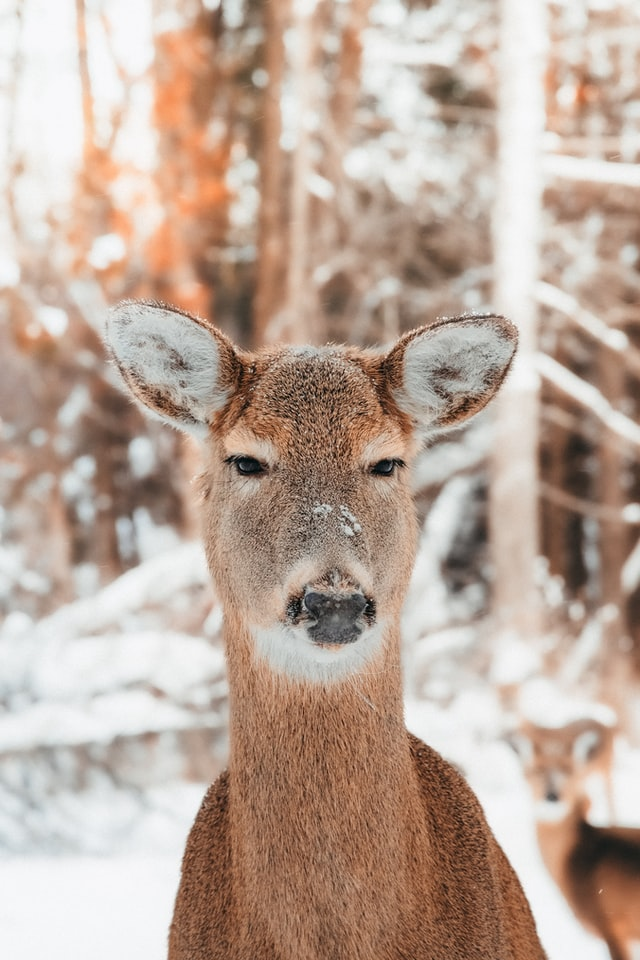
#> input picture img/rusa.jpg, 640 x 960 px
$ python 5_Threshold.py
#> lines starting #> are read from the running program, lines starting #| are printed output that depends on the picture
# /**
#  * @author Moh. Iqbal Fatchurozi
#  * @email mohiqbalf5@gmail.com
#  * @create date 2022-02-11 09:45:47
#  * @modify date 2022-02-11 09:45:47
#  * @desc [treshold. Hilangkan komen untuk menjalankan program]
#  */

import cv2 as cv

# Membaca gambar
img = cv.imread('../img/rusa.jpg')
#> img is the input picture: shape (960, 640, 3); mean B, G, R 155.6, 168.7, 188.8

# Mengubah menjadi keabu-abuan
gray = cv.cvtColor(img, cv.COLOR_BGR2GRAY)
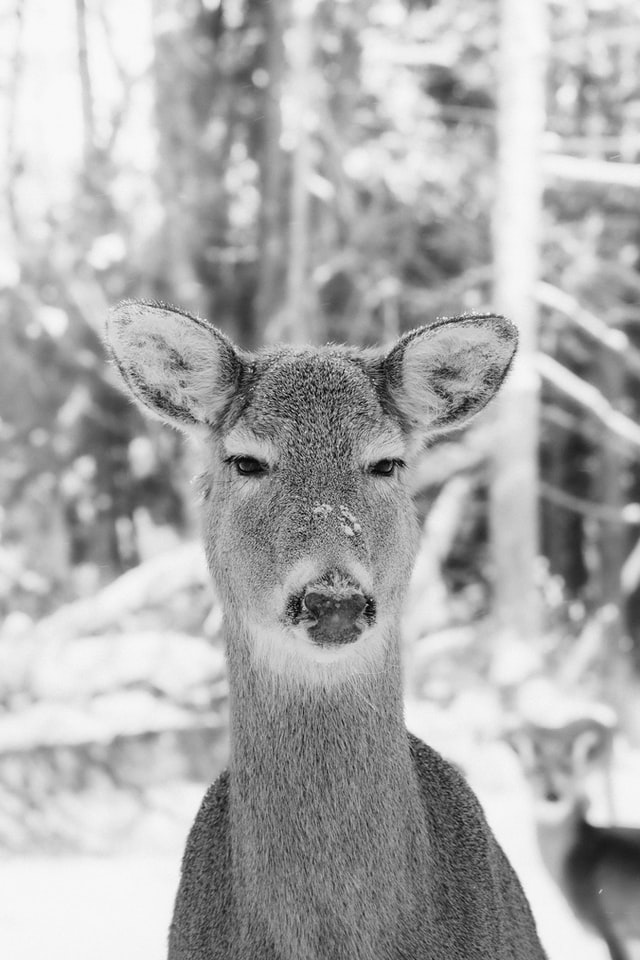
#> gray: shape (960, 640); min 0, max 254, mean 173.2


# [13 lines of commented-out code are left out]
k = cv.waitKey(0)
#> (key Esc is pressed here)
# kondisi ketika q di keyboard dipencet
if k == 'q':
    cv.destroyAllWindows()

$ run again, with img/orang.jpg copied over img/rusa.jpg
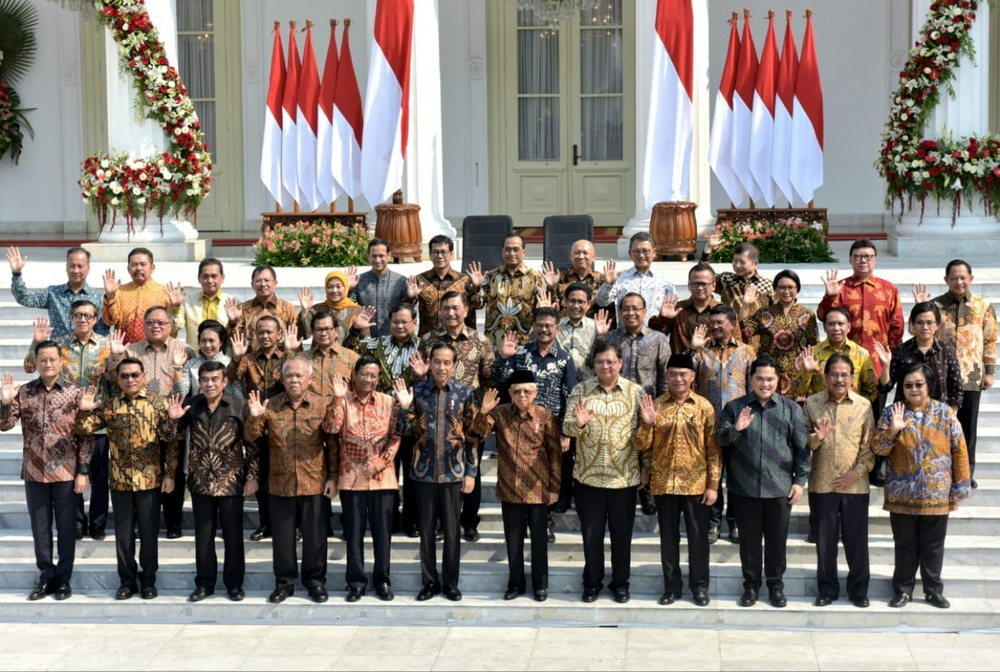
#> input picture img/orang.jpg, 1000 x 672 px, shrunk from 1280 x 860 before the run
#> img is the input picture: shape (672, 1000, 3); mean B, G, R 122.3, 129.5, 138.8
#> `gray = cv.cvtColor(img, cv.COLOR_BGR2GRAY)`:
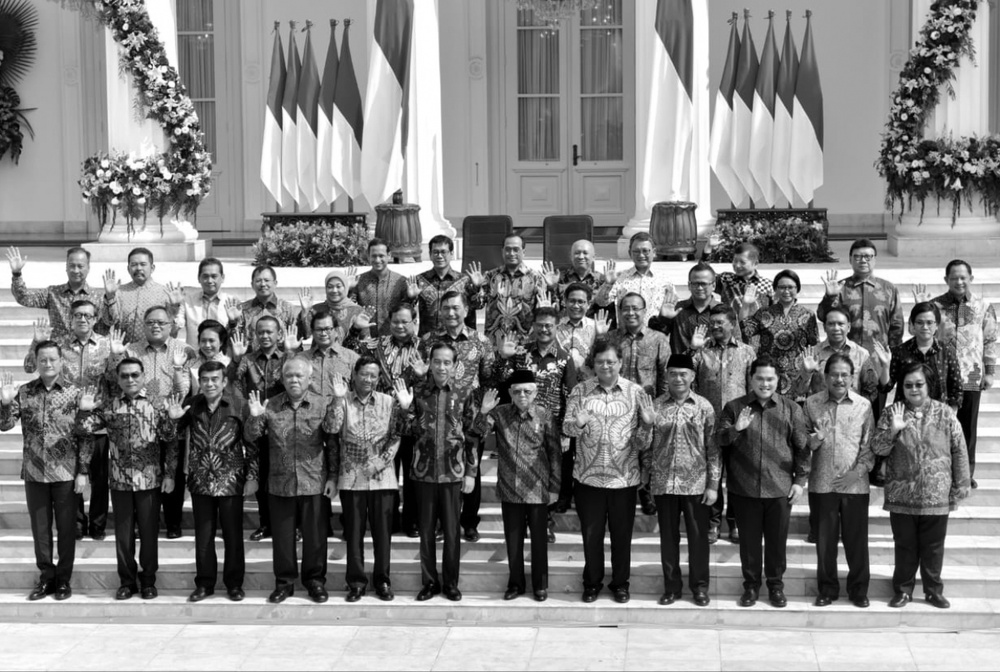
#> gray: shape (672, 1000); min 0, max 255, mean 131.5
